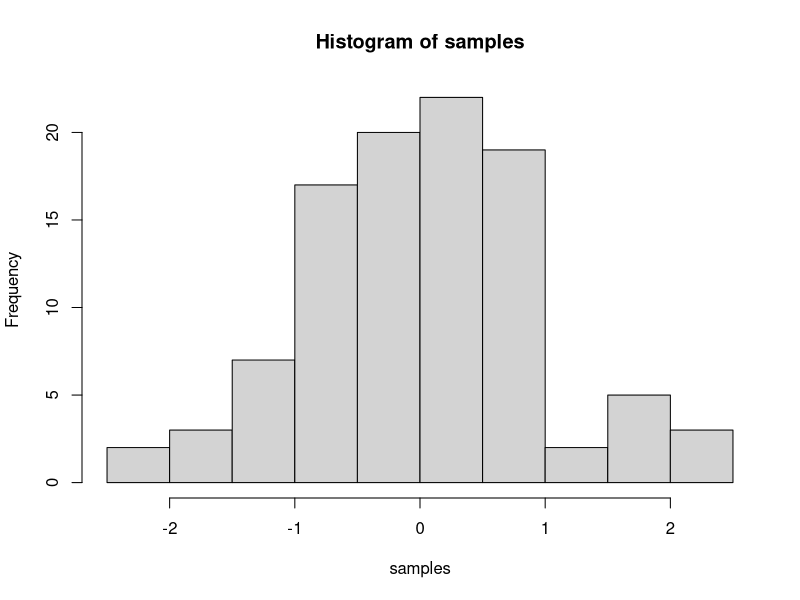

Source code (R):
## ---- chunk 1
knitr::opts_chunk$set(message=FALSE,warning=FALSE, cache=TRUE)
## ---- chunk 2
library(kableExtra)
library(dplyr)

mpg_list <- split(mtcars$mpg, mtcars$cyl)
disp_list <- split(mtcars$disp, mtcars$cyl)
inline_plot <- data.frame(cyl = c(4, 6, 8), mpg_box = "", mpg_hist = "",
                          mpg_line1 = "", mpg_line2 = "",
                          mpg_points1 = "", mpg_points2 = "", mpg_poly = "")
inline_plot %>%
  kable(booktabs = TRUE) %>%
  kable_paper(full_width = FALSE) %>%
  column_spec(2, image = spec_boxplot(mpg_list)) %>%
  column_spec(3, image = spec_hist(mpg_list)) %>%
  column_spec(4, image = spec_plot(mpg_list, same_lim = TRUE)) %>%
  column_spec(5, image = spec_plot(mpg_list, same_lim = FALSE)) %>%
  column_spec(6, image = spec_plot(mpg_list, type = "p")) %>%
  column_spec(7, image = spec_plot(mpg_list, disp_list, type = "p")) %>%
  column_spec(8, image = spec_plot(mpg_list, polymin = 5))
## ---- chunk 3
samples <- rnorm(100, mean=0, sd=1)
hist(samples)
## ---- chunk 4
1+2
2*5
5/3
(1+6+4)/5

## ---- chunk 5
a<-1
b<-2
a+b

d<-c(1,2,3)
e<-c(5,6,7)
d+e
d*e
d/e

## ---- chunk 6
# for loop solution
# i becomes the number 1 to 100 at each step of the loop


a <- length(100) # make empty variable, set length to 100
for (i in 1:100){
  a[i] <-i #assigns the number in i, to the ith index of a
}

print(a)

# for loop solution #2

a<-c() #create empty variable using combine command
for (i in 1:100){
  a<-c(a,i) # keeps combining a with itself and the new number in i
}
print(a)

# seq solution
a <- seq(1,100,1) # look up help for seq using ?seq() in console
print(a)
